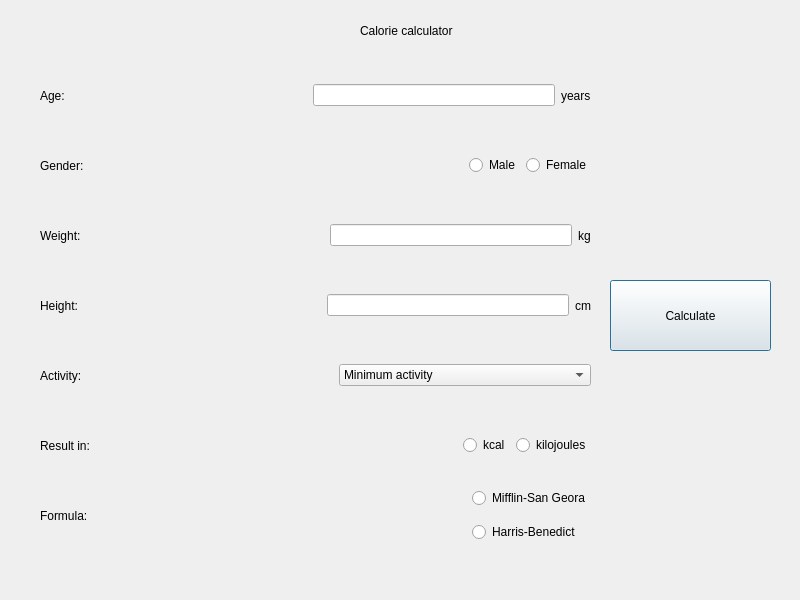
<?xml version="1.0" encoding="UTF-8"?>
<ui version="4.0">
 <class>SportTest</class>
 <widget class="QDialog" name="SportTest">
  <property name="geometry">
   <rect>
    <x>0</x>
    <y>0</y>
    <width>800</width>
    <height>600</height>
   </rect>
  </property>
  <property name="maximumSize">
   <size>
    <width>800</width>
    <height>600</height>
   </size>
  </property>
  <property name="windowTitle">
   <string>Dialog</string>
  </property>
  <widget class="QLabel" name="label_3">
   <property name="geometry">
    <rect>
     <x>360</x>
     <y>20</y>
     <width>121</width>
     <height>21</height>
    </rect>
   </property>
   <property name="text">
    <string>Calorie calculator</string>
   </property>
  </widget>
  <widget class="QPushButton" name="calculateButton">
   <property name="geometry">
    <rect>
     <x>610</x>
     <y>280</y>
     <width>161</width>
     <height>71</height>
    </rect>
   </property>
   <property name="text">
    <string>Calculate</string>
   </property>
  </widget>
  <widget class="QWidget" name="horizontalLayoutWidget">
   <property name="geometry">
    <rect>
     <x>40</x>
     <y>60</y>
     <width>551</width>
     <height>71</height>
    </rect>
   </property>
   <layout class="QHBoxLayout" name="horizontalLayout">
    <item>
     <widget class="QLabel" name="label_4">
      <property name="text">
       <string>Age:</string>
      </property>
     </widget>
    </item>
    <item>
     <spacer name="horizontalSpacer">
      <property name="orientation">
       <enum>Qt::Horizontal</enum>
      </property>
      <property name="sizeHint" stdset="0">
       <size>
        <width>40</width>
        <height>20</height>
       </size>
      </property>
     </spacer>
    </item>
    <item>
     <widget class="QLineEdit" name="ageEdit"/>
    </item>
    <item>
     <widget class="QLabel" name="label_8">
      <property name="text">
       <string>years</string>
      </property>
     </widget>
    </item>
   </layout>
  </widget>
  <widget class="QWidget" name="horizontalLayoutWidget_2">
   <property name="geometry">
    <rect>
     <x>40</x>
     <y>130</y>
     <width>551</width>
     <height>71</height>
    </rect>
   </property>
   <layout class="QHBoxLayout" name="horizontalLayout_2">
    <item>
     <widget class="QLabel" name="label_2">
      <property name="text">
       <string>Gender:</string>
      </property>
     </widget>
    </item>
    <item>
     <spacer name="horizontalSpacer_2">
      <property name="orientation">
       <enum>Qt::Horizontal</enum>
      </property>
      <property name="sizeHint" stdset="0">
       <size>
        <width>40</width>
        <height>20</height>
       </size>
      </property>
     </spacer>
    </item>
    <item>
     <widget class="QRadioButton" name="radioMale">
      <property name="text">
       <string>Male</string>
      </property>
     </widget>
    </item>
    <item>
     <widget class="QRadioButton" name="radioFemale">
      <property name="text">
       <string>Female</string>
      </property>
     </widget>
    </item>
   </layout>
  </widget>
  <widget class="QWidget" name="horizontalLayoutWidget_3">
   <property name="geometry">
    <rect>
     <x>40</x>
     <y>200</y>
     <width>551</width>
     <height>71</height>
    </rect>
   </property>
   <layout class="QHBoxLayout" name="horizontalLayout_3">
    <item>
     <widget class="QLabel" name="label">
      <property name="text">
       <string>Weight:</string>
      </property>
     </widget>
    </item>
    <item>
     <spacer name="horizontalSpacer_3">
      <property name="orientation">
       <enum>Qt::Horizontal</enum>
      </property>
      <property name="sizeHint" stdset="0">
       <size>
        <width>40</width>
        <height>20</height>
       </size>
      </property>
     </spacer>
    </item>
    <item>
     <widget class="QLineEdit" name="weightEdit"/>
    </item>
    <item>
     <widget class="QLabel" name="label_9">
      <property name="text">
       <string>kg</string>
      </property>
     </widget>
    </item>
   </layout>
  </widget>
  <widget class="QWidget" name="horizontalLayoutWidget_4">
   <property name="geometry">
    <rect>
     <x>40</x>
     <y>270</y>
     <width>551</width>
     <height>71</height>
    </rect>
   </property>
   <layout class="QHBoxLayout" name="horizontalLayout_4">
    <item>
     <widget class="QLabel" name="label_5">
      <property name="text">
       <string>Height:</string>
      </property>
     </widget>
    </item>
    <item>
     <spacer name="horizontalSpacer_4">
      <property name="orientation">
       <enum>Qt::Horizontal</enum>
      </property>
      <property name="sizeHint" stdset="0">
       <size>
        <width>40</width>
        <height>20</height>
       </size>
      </property>
     </spacer>
    </item>
    <item>
     <widget class="QLineEdit" name="heightEdit"/>
    </item>
    <item>
     <widget class="QLabel" name="label_10">
      <property name="text">
       <string>cm</string>
      </property>
     </widget>
    </item>
   </layout>
  </widget>
  <widget class="QWidget" name="horizontalLayoutWidget_5">
   <property name="geometry">
    <rect>
     <x>40</x>
     <y>340</y>
     <width>551</width>
     <height>71</height>
    </rect>
   </property>
   <layout class="QHBoxLayout" name="horizontalLayout_5">
    <item>
     <widget class="QLabel" name="label_6">
      <property name="text">
       <string>Activity:</string>
      </property>
     </widget>
    </item>
    <item>
     <spacer name="horizontalSpacer_5">
      <property name="orientation">
       <enum>Qt::Horizontal</enum>
      </property>
      <property name="sizeType">
       <enum>QSizePolicy::Ignored</enum>
      </property>
      <property name="sizeHint" stdset="0">
       <size>
        <width>40</width>
        <height>20</height>
       </size>
      </property>
     </spacer>
    </item>
    <item>
     <widget class="QComboBox" name="activity">
      <property name="currentIndex">
       <number>0</number>
      </property>
      <item>
       <property name="text">
        <string>Minimum activity</string>
       </property>
      </item>
      <item>
       <property name="text">
        <string>Weak activity level</string>
       </property>
      </item>
      <item>
       <property name="text">
        <string>Moderate activity level</string>
       </property>
      </item>
      <item>
       <property name="text">
        <string>Heavy or labor-intensive activity</string>
       </property>
      </item>
      <item>
       <property name="text">
        <string>Extreme level of activity</string>
       </property>
      </item>
     </widget>
    </item>
   </layout>
  </widget>
  <widget class="QWidget" name="horizontalLayoutWidget_6">
   <property name="geometry">
    <rect>
     <x>40</x>
     <y>410</y>
     <width>551</width>
     <height>71</height>
    </rect>
   </property>
   <layout class="QHBoxLayout" name="horizontalLayout_6">
    <item>
     <widget class="QLabel" name="label_7">
      <property name="text">
       <string>Result in:</string>
      </property>
     </widget>
    </item>
    <item>
     <spacer name="horizontalSpacer_6">
      <property name="orientation">
       <enum>Qt::Horizontal</enum>
      </property>
      <property name="sizeHint" stdset="0">
       <size>
        <width>40</width>
        <height>20</height>
       </size>
      </property>
     </spacer>
    </item>
    <item>
     <widget class="QRadioButton" name="radioKcal">
      <property name="text">
       <string>kcal</string>
      </property>
     </widget>
    </item>
    <item>
     <widget class="QRadioButton" name="radioKilojoules">
      <property name="text">
       <string>kilojoules</string>
      </property>
     </widget>
    </item>
   </layout>
  </widget>
  <widget class="QWidget" name="horizontalLayoutWidget_7">
   <property name="geometry">
    <rect>
     <x>40</x>
     <y>480</y>
     <width>551</width>
     <height>71</height>
    </rect>
   </property>
   <layout class="QHBoxLayout" name="horizontalLayout_7">
    <item>
     <widget class="QLabel" name="label_11">
      <property name="text">
       <string>Formula:</string>
      </property>
     </widget>
    </item>
    <item>
     <spacer name="horizontalSpacer_7">
      <property name="orientation">
       <enum>Qt::Horizontal</enum>
      </property>
      <property name="sizeHint" stdset="0">
       <size>
        <width>40</width>
        <height>20</height>
       </size>
      </property>
     </spacer>
    </item>
    <item>
     <layout class="QVBoxLayout" name="verticalLayout_2">
      <item>
       <widget class="QRadioButton" name="radioMifflin">
        <property name="text">
         <string>Mifflin-San Geora</string>
        </property>
       </widget>
      </item>
      <item>
       <widget class="QRadioButton" name="radioHarris">
        <property name="text">
         <string>Harris-Benedict</string>
        </property>
       </widget>
      </item>
     </layout>
    </item>
   </layout>
  </widget>
 </widget>
 <resources/>
 <connections/>
</ui>
